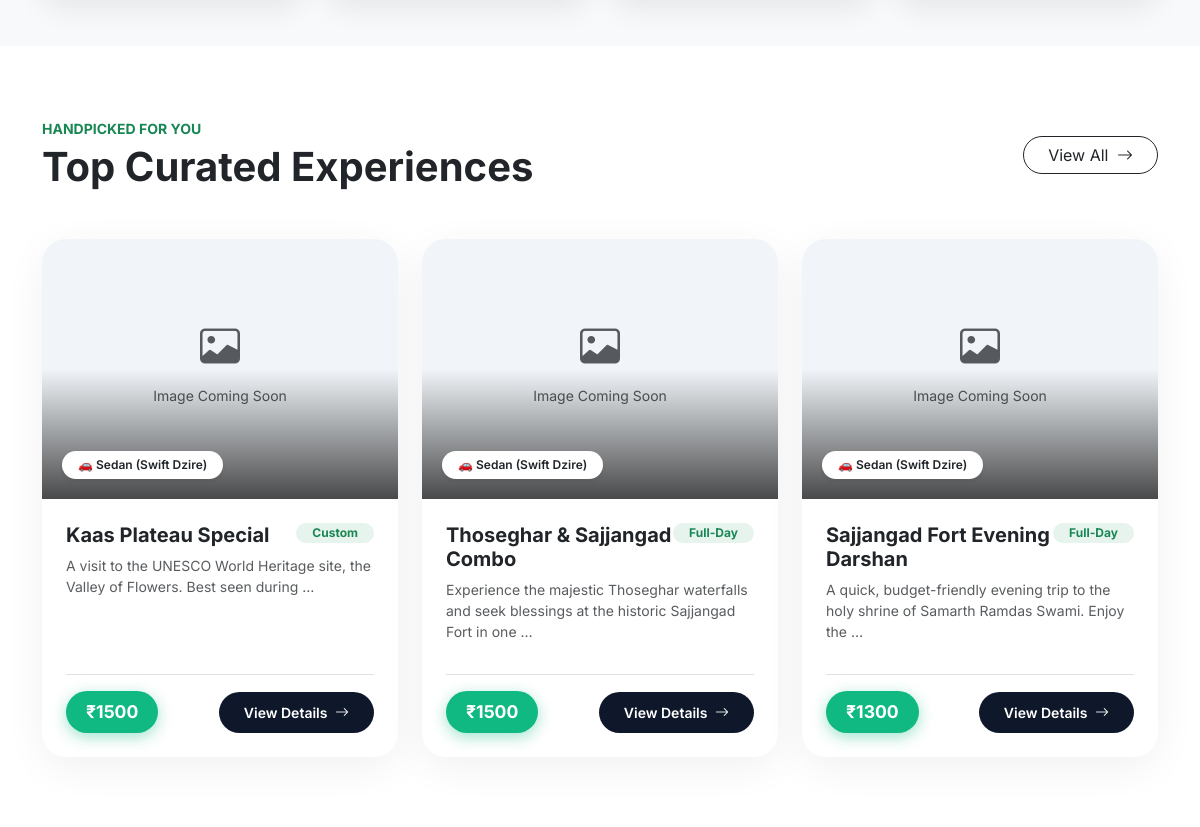
The app's page / (middle part), older data.
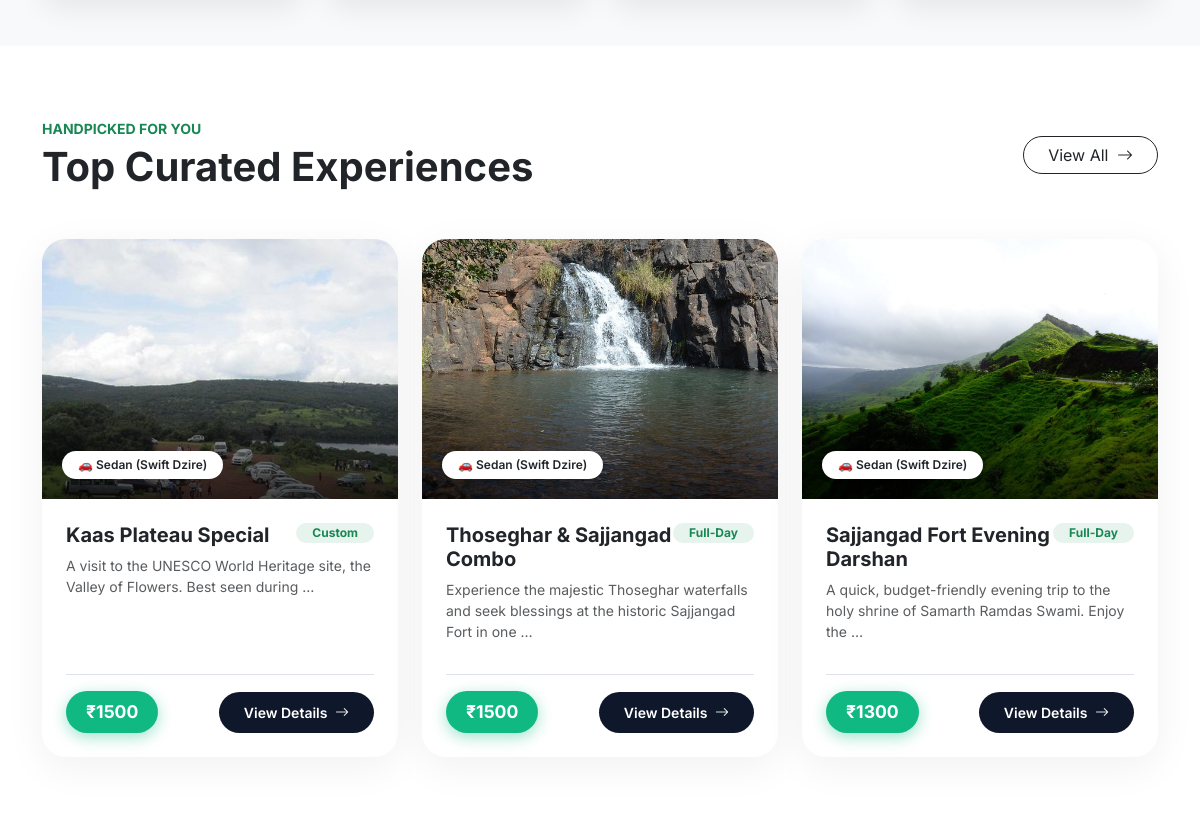
The same page, newer data.
### tours/models.py (models this page shows, shortened)
class Tour(models.Model):
    CATEGORY_CHOICES = (
        ('Nature', 'Nature & Flowers'),
        ('Fort', 'Historical Forts'),
        ('Waterfall', 'Waterfalls'),
        ('Spiritual', 'Spiritual & Temples'),
        ('Student', '🎓 Student Special'),
    )
    VEHICLE_CHOICES = (
        ('Sedan', '🚗 Sedan (Swift Dzire)'),
        ('SUV', '🚙 SUV (Innova)'),
        ('Auto', '🛺 Auto Rickshaw'),
        ('Tempo', '🚐 Tempo Traveller'),
    )
    PACKAGE_CHOICES = (
        ('Half-Day', 'Half-Day (4-5 Hrs)'),
        ('Full-Day', 'Full-Day (8-10 Hrs)'),
        ('Custom', 'Custom Package'),
    )
    name = models.CharField(max_length=200)
    description = models.TextField()
    image = models.ImageField(upload_to='tour_images/', blank=True, null=True)
    category = models.CharField(max_length=50, choices=CATEGORY_CHOICES, default='Nature')
    vehicle_type = models.CharField(max_length=50, choices=VEHICLE_CHOICES, default='Sedan')
    package_type = models.CharField(max_length=50, choices=PACKAGE_CHOICES, default='Full-Day')
    duration_hours = models.IntegerField()
    price = models.IntegerField(help_text="Price in INR")
    is_active = models.BooleanField(default=True)

### tours/views.py (the view)
# urls.py: path('', views.home, name='home'),
def home(request):
    featured_tours = Tour.objects.filter(is_active=True)[:4]
    return render(request, 'home.html', {'featured_tours': featured_tours})

### tours/templates/home.html (shortened to what this page needs)
{% extends 'base.html' %}
{% load static %}
{% block content %}
<section class="py-5 bg-light">
</section>
<section class="py-5">
    <div class="container py-4">
        <div class="d-flex justify-content-between align-items-center mb-5">
            <div>
                <p class="text-uppercase text-success fw-bold small mb-1">Handpicked For You</p>
                <h2 class="fw-bold display-6 mb-0">Top Curated Experiences</h2>
            </div>
            <a href="{% url 'all_tours' %}" class="btn btn-outline-dark rounded-pill px-4 d-none d-md-inline-block">
                View All <i class="bi bi-arrow-right ms-1"></i>
            </a>
        </div>
        <div class="row g-4">
            {% for tour in featured_tours %}
            <div class="col-lg-4 col-md-6">
                <div class="tour-card h-100 d-flex flex-column">
                    <div class="card-img-wrap" style="background-color: #f1f5f9;">
                        {% if tour.image %}
                            <img src="{{ tour.image.url }}" alt="{{ tour.name }}">
                        {% else %}
                            <div class="d-flex align-items-center justify-content-center h-100 text-muted">
                                <div class="text-center">
                                    <i class="bi bi-image fs-1"></i>
                                    <p class="small mt-2">Image Coming Soon</p>
                                </div>
                            </div>
                        {% endif %}
                        <div class="card-img-overlay-custom d-flex justify-content-between align-items-end">
                            {% if tour.category == 'Student' %}
                                <span class="badge bg-danger py-2 px-3 rounded-pill shadow-sm fw-semibold">🎓 Student Special</span>
                            {% else %}
                                <span class="badge bg-white text-dark py-2 px-3 rounded-pill shadow-sm fw-semibold">{{ tour.get_vehicle_type_display }}</span>
                            {% endif %}
                        </div>
                    </div>
                    <div class="card-body d-flex flex-column flex-grow-1 p-4">
                        <div class="d-flex justify-content-between align-items-start mb-2">
                            <h5 class="fw-bold text-dark mb-0">{{ tour.name }}</h5>
                            <span class="badge bg-success bg-opacity-10 text-success rounded-pill px-3 py-1 small">{{ tour.package_type }}</span>
                        </div>
                        <p class="text-muted small flex-grow-1">{{ tour.description|truncatewords:15 }}</p>
                        <div class="d-flex justify-content-between align-items-center mt-3 pt-3 border-top">
                            <span class="price-badge">₹{{ tour.price }}</span>
                            <a href="{% url 'tour_detail' tour.id %}" class="btn btn-book btn-sm">View Details <i class="bi bi-arrow-right ms-1"></i></a>
                        </div>
                    </div>
                </div>
            </div>
            {% empty %}
            <div class="col-12 text-center py-5">
                <h4 class="text-muted">We are launching our first tours very soon!</h4>
                <a href="{% url 'about' %}" class="btn btn-dark mt-3 rounded-pill px-4">Learn About Our Mission</a>
            </div>
            {% endfor %}
        </div>
    </div>
</section>
{% endblock %}

### tours/templates/base.html (shortened to what this page needs)
<!DOCTYPE html>
<html lang="en">
<head>
    <link href="https://cdn.jsdelivr.net/npm/bootstrap@5.3.0/dist/css/bootstrap.min.css" rel="stylesheet">
    <link rel="stylesheet" href="https://cdn.jsdelivr.net/npm/bootstrap-icons@1.10.5/font/bootstrap-icons.css">
</head>
<body>
    <main>
        {% block content %}{% endblock %}
    </main>
</body>
</html>

### tours/templates/base.html (style rules this page uses)
:root { --primary: #10b981; --primary-dark: #059669; --dark: #0f172a; --light-gray: #f8fafc; }
* { font-family: 'Inter', sans-serif; scroll-behavior: smooth; }
.tour-card { border: none; border-radius: 24px; overflow: hidden; box-shadow: 0 10px 40px rgba(0,0,0,0.06); transition: all 0.4s cubic-bezier(0.4, 0, 0.2, 1); background: #fff; }
.card-img-wrap { overflow: hidden; height: 260px; position: relative; }
.card-img-wrap img { width: 100%; height: 100%; object-fit: cover; transition: transform 0.6s cubic-bezier(0.4, 0, 0.2, 1); }
.card-img-overlay-custom { position: absolute; bottom: 0; left: 0; right: 0; background: linear-gradient(to top, rgba(0,0,0,0.7), transparent); height: 50%; padding: 20px; }
.price-badge { background: var(--primary); color: white; padding: 8px 20px; border-radius: 50px; font-weight: 700; font-size: 1.1rem; box-shadow: 0 4px 15px rgba(16,185,129,0.4); }
.btn-book { background: var(--dark); color: #fff; border: none; border-radius: 50px; padding: 10px 25px; font-weight: 600; transition: 0.3s; }

Row changes from the older to the newer data that the page shows:
changed Tour "Kaas Plateau Special": image: picture added; no longer shows "Image Coming Soon"
changed Tour "Thoseghar & Sajjangad Combo": image: picture added; no longer shows "Image Coming Soon"
changed Tour "Sajjangad Fort Evening Darshan": image: picture added; no longer shows "Image Coming Soon"
